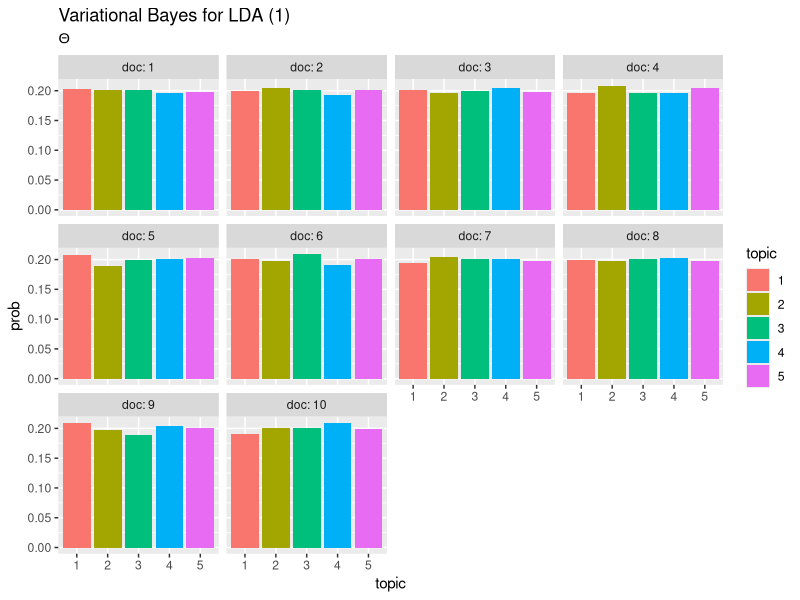
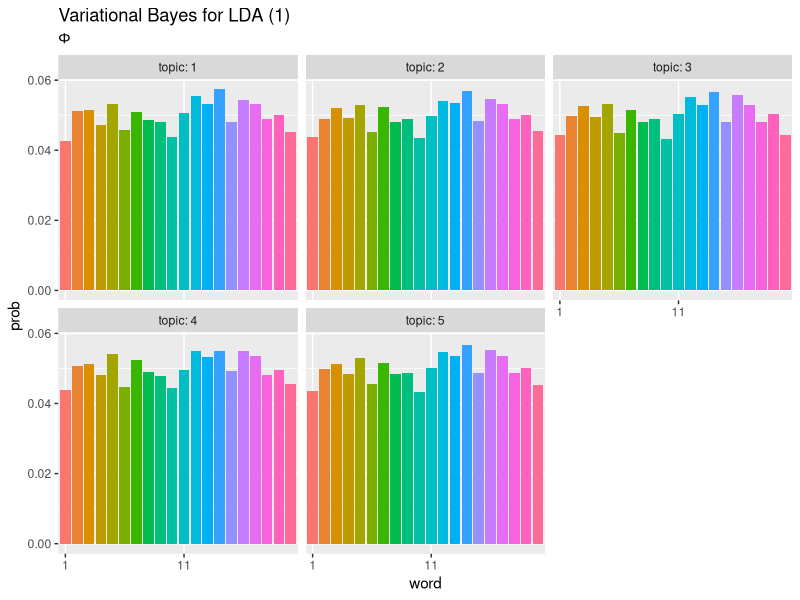

These charts were generated, in order, by the following R code: (Note: this script raises an error after producing the figures.)

# Variational Bayes for LDA (1) -------------------------------------------

# 利用パッケージ
library(tidyverse)

## 動作検証用
# 文書数
M <- 10
# 語彙数
V <- 20
# 文書ごとの各語彙数
n_dv <- matrix(sample(1:3, M * V, replace = TRUE), M, V)


# パラメータの設定 ----------------------------------------------------------------


# トピック数
K <- 5


# 事前分布のパラメータ
alpha_k <- rep(2, K)
beta_v  <- rep(2, V)


# トピック分布の初期値
theta_dk <- seq(0, 1, by = 0.01) %>% 
            sample(size = M * K, replace = TRUE) %>% 
            matrix(nrow = M, ncol = K)
# 正規化
theta_dk <- theta_dk / apply(theta_dk, 1, sum)

#theta_dk <- matrix(1 / K, nrow = M, ncol = K)


# 単語分布の初期値
phi_kv <- seq(0, 1, by = 0.01) %>% 
          sample(size = K * V, replace = TRUE) %>% 
          matrix(nrow = K, ncol = V)
# 正規化
phi_kv <- phi_kv / apply(phi_kv, 1, sum)

#phi_kv <- matrix(1 / V, nrow = K, ncol = V)


# トピック集合の初期値
z_dvk <- array(0, dim = c(M, V, K))
for(d in 1:M) {
  for(v in 1:V) {
    tmp_q_z <- seq(0, 1, by = 0.01) %>% 
                     sample(size = K, replace = TRUE)
    z_dvk[d, v, ] <- tmp_q_z / sum(tmp_q_z)
  }
}

## カウントの期待値
tmp_z <- array(0, dim = c(M, V, K))
for(k in 1:K) {
  tmp_z[, , k] <- z_dvk[, , k] * n_dv
}

# 文書ごとにおいて各トピックが割り当てられた単語数
n_dk <- apply(tmp_z, c(1, 3), sum)

# 全文書において各トピックが割り当てられた単語数
n_kv <- apply(tmp_z, c(3, 2), sum)
sum(n_dv)
sum(n_dk)
sum(n_kv)


# 事後分布パラメータの初期値(=事前分布のパラメータ)
eta_dk <- t(t(n_dk) + alpha_k)
eta_kv <- t(t(n_kv) + beta_v)


# イタレーション数
Iter <- 10


# 変分ベイズ -------------------------------------------------------------------


# 推移の確認用のデータフレームを作成
trace_eta_theta <- cbind(
  as.data.frame(eta_dk), 
  doc = as.factor(1:M),  # 文書番号
  Iter = 0 # 試行回数
)
trace_eta_phi <- cbind(
  as.data.frame(eta_kv), 
  topic = as.factor(1:K),  # トピック番号
  Iter = 0 # 試行回数
)

for(I in 1:Iter) { ## (試行回数)
  
  for(d in 1:M) { ## (各文書)
    
    for(v in 1:V) { ## (各語彙)
      if(n_dv[d, v] > 0) {
        for(n in 1:n_dv[d, v]) { ## (各単語)
          
          # 潜在トピック集合の事後分布を計算:式(3.99)
          term1 <- digamma(eta_kv[, v]) - digamma(apply(eta_kv, 1, sum))
          term2 <- digamma(eta_dk[d, ]) - digamma(apply(eta_dk, 2, sum))
          tmp_z_dvk <- exp(term1) * exp(term2)
          # 正規化
          z_dvk[d, v, ] <- tmp_z_dvk / sum(tmp_z_dvk)
          
        } ## (/各単語)
      }
    } ## (/各語彙)
    
    # カウントの期待値
    for(k in 1:K) {
      tmp_z[, , k] <- z_dvk[, , k] * n_dv
    }
    n_dk <- apply(tmp_z, c(1, 3), sum)
    n_kv <- apply(tmp_z, c(3, 2), sum)
    
    # 事後分布のパラメータを計算:式(3.89)
    eta_dk[d, ] <- n_dk[d, ] + alpha_k

    # トピック分布の事後分布を計算:式(3.90)
    #theta_dk[d, ] <- theta_dk[d, ] ^ (eta_dk[d, ] - 1)
    
    for(k in 1:K) { ## (各トピック)
      
      # 事後分布のパラメータ:式(3.95)
      eta_kv[k, ] <- n_kv[k, ] + beta_v
      
      # 単語分布の事後分布を計算:式(3.96)
      #phi_kv[k, ] <- phi_kv[k, ] ^ (eta_kv[k, ] - 1)
      
    } ## (/各トピック)
  } ## (/各文書)
  
  # パラメータを正規化
  #theta_dk <- theta_dk / apply(theta_dk, 1, sum)
  #phi_kv   <- phi_kv / apply(phi_kv, 1, sum)
  
  
  # 推移の確認用のデータフレームを作成
  tmp_trace_eta_theta <- cbind(
    as.data.frame(eta_dk), 
    doc = as.factor(1:M),  # 文書番号
    Iter = I # 試行回数
  )
  tmp_trace_eta_phi <- cbind(
    as.data.frame(eta_kv), 
    topic = as.factor(1:K),  # トピック番号
    Iter = I # 試行回数
  )
  
  # データフレームを結合
  trace_eta_theta <- rbind(trace_eta_theta, tmp_trace_eta_theta)
  trace_eta_phi   <- rbind(trace_eta_phi, tmp_trace_eta_phi)
}




# 推定結果の確認 ----------------------------------------------------------------------


## トピック分布(期待値)
# thetaの期待値を計算:式(2.10)
theta_dk <- eta_dk / apply(eta_dk, 1, sum)

# 作図用のデータフレームを作成
theta_WideDF <- cbind(
  as.data.frame(theta_dk), 
  doc = as.factor(1:M) # 文書番号
)

# データフレームをlong型に変換
theta_LongDF <- pivot_longer(
  theta_WideDF, 
  cols = -doc,         # 変換せずにそのまま残す現列名
  names_to = "topic",  # 現列名を格納する新しい列の名前
  names_prefix = "V",  # 現列名から取り除く文字列
  names_ptypes = list(topic = factor()),  # 現列名を要素とする際の型
  values_to = "prob"   # 現要素を格納する新しい列の名前
)

# 作図
ggplot(theta_LongDF, aes(x = topic, y = prob, fill = topic)) + 
  geom_bar(stat = "identity", position = "dodge") + # 棒グラフ
  facet_wrap( ~ doc, labeller = label_both) + # グラフの分割
  labs(title = "Variational Bayes for LDA (1)", 
       subtitle = expression(Theta)) # ラベル


## 単語分布(期待値)
# phiの期待値を計算:式(2.10)
phi_kv <- eta_kv / apply(eta_kv, 1, sum)

# 作図用のデータフレームを作成
phi_WideDF <- cbind(
  as.data.frame(phi_kv), 
  topic = as.factor(1:K) # トピック番号
)

# データフレームをlong型に変換
phi_LongDF <- pivot_longer(
  phi_WideDF, 
  cols = -topic,       # 変換せずにそのまま残す現列名
  names_to = "word",   # 現列名を格納する新しい列の名前
  names_prefix = "V",  # 現列名から取り除く文字列
  names_ptypes = list(word = factor()),  # 現列名を要素とする際の型
  values_to = "prob"   # 現要素を格納する新しい列の名前
)

# 作図
ggplot(phi_LongDF, aes(x = word, y = prob, fill = word)) + 
  geom_bar(stat = "identity", position = "dodge") + # 棒グラフ
  facet_wrap( ~ topic, labeller = label_both) + # グラフの分割
  scale_x_discrete(breaks = seq(1, V, by = 10)) + # x軸目盛
  theme(legend.position = "none") + # 凡例
  labs(title = "Variational Bayes for LDA (1)", 
       subtitle = expression(Phi)) # ラベル


# gif ---------------------------------------------------------------------


# 利用パッケージ
library(gganimate)


## トピック分布
# データフレームをlong型に変換
trace_eta_theta_LongDF <- pivot_longer(
  trace_eta_theta, 
  cols = -c(doc, Iter),          # 変換せずにそのまま残す現列名
  names_to = "topic",   # 現列名を格納する新しい列の名前
  names_prefix = "V",  # 現列名から取り除く文字列
  names_ptypes = list(topic = factor()),  # 現列名を要素とする際の型
  values_to = "value"    # 現要素を格納する新しい列の名前
)

# 作図
graph_eta_theta <- ggplot(trace_eta_theta_LongDF, aes(x = topic, y = value, fill = topic)) + 
  geom_bar(stat = "identity", position = "dodge") +  # 棒グラフ
  facet_wrap( ~ doc, labeller = label_both) +        # グラフの分割
  transition_manual(Iter) + 
  labs(title = "Variational Bayes for LDA (1):Eta^theta_dk", 
       subtitle = "Iter={current_frame}") # ラベル

# 描画
animate(graph_eta_theta, fps = (Iter + 1) * 2)


## 単語分布
# 作図用のデータフレームを作成
trace_eta_phi_LongDF <- pivot_longer(
  trace_eta_phi, 
  cols = -c(topic, Iter),        # 変換せずにそのまま残す現列名
  names_to = "word",    # 現列名を格納する新しい列の名前
  names_prefix = "V",  # 現列名から取り除く文字列
  names_ptypes = list(word = factor()),  # 現列名を要素とする際の型
  values_to = "value"    # 現要素を格納する新しい列の名前
)

# 作図
graph_eta_phi <- ggplot(trace_eta_phi_LongDF, aes(x = word, y = value, fill = word)) + 
  geom_bar(stat = "identity", position = "dodge") +  # 棒グラフ
  facet_wrap( ~ topic, labeller = label_both) +      # グラフの分割
  scale_x_discrete(breaks = seq(1, V, by = 10)) +    # x軸目盛
  theme(legend.position = "none") +                  # 凡例
  transition_manual(Iter) + 
  labs(title = "Variational Bayes for LDA (1):Eta^phi_kv", 
       subtitle = "Iter={current_frame}") # ラベル

# 描画
animate(graph_eta_phi, fps = (Iter + 1) * 2)
